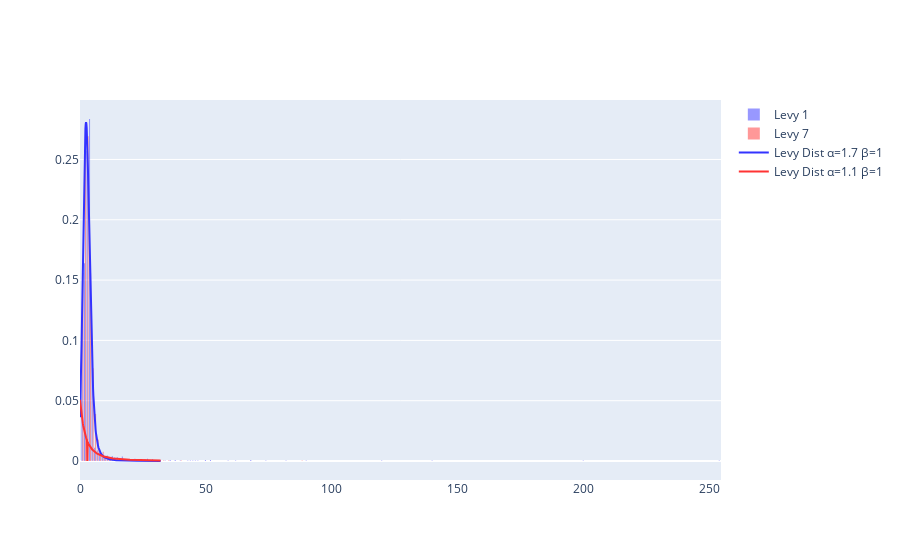

Source (notebook cell):
### Code cell
# PLot histogram
fig_met_df_4 = go.Figure()

# Histogram step-length Levy_2d_df_1
## start - Add your code here
fig_met_df_4.add_trace(
    go.Histogram(x=aux_sl_Levy_2d_df_1[:],
    name='Levy 1',
    histnorm='probability',
    xbins=dict( # bins used for histogram
        size=1
    ),
    marker_color='#3333FF',
    opacity=0.5)
)

## end - Add your code here
# Histogram step-length Levy_2d_df_7
## start - Add your code here
fig_met_df_4.add_trace(
    go.Histogram(x=aux_sl_Levy_2d_df_7[:],
    name='Levy 7',
    histnorm='probability',
    xbins=dict( # bins used for histogram
       size=1
    ),
    marker_color='#FF3333',
    opacity=0.5)
)    
## end - Add your code here

# Add origin distributions
## start - Add your code here
maxi = math.ceil(max([max(aux_sl_Levy_2d_df_7), max(aux_sl_Levy_2d_df_1)]))
print(maxi)
lf_domain = np.linspace(0, math.ceil(maxi/8), maxi)
colors = np.array(['#3333FF', '#FF3333'])
col = 0
for exp in [1.7, 1.1]:
    fig_met_df_4.add_traces(
        go.Scatter(
            x = lf_domain,
            y = np.array([levy_stable.pdf(x=i, alpha=exp, beta=lf_beta,loc=lf_std_steps) for i in lf_domain]),
            name = f'Levy Dist α={exp} β={lf_beta}',
            mode = 'lines',
            marker_color=colors[col]
        )
    )
    col += 1  
## end - Add your code here


fig_met_df_4.show()

### Figure 1 — Plotly figure (JSON) as saved in the notebook; plotly's stock layout.template omitted (floating-point values rounded to 4 significant figures; data arrays with more than 128 entries replaced by an {"elided": "..."} marker saying what was removed)
{"data": [{"histnorm": "probability", "marker": {"color": "#3333FF"}, "name": "Levy 1", "opacity": 0.5, "type": "histogram", "x": {"elided": "2183 int values"}, "xbins": {"size": 1}}, {"histnorm": "probability", "marker": {"color": "#FF3333"}, "name": "Levy 7", "opacity": 0.5, "type": "histogram", "x": {"elided": "3149 int values"}, "xbins": {"size": 1}}, {"marker": {"color": "#3333FF"}, "mode": "lines", "name": "Levy Dist α=1.7 β=1", "type": "scatter", "x": {"elided": "254 float values"}, "y": {"elided": "254 float values"}}, {"marker": {"color": "#FF3333"}, "mode": "lines", "name": "Levy Dist α=1.1 β=1", "type": "scatter", "x": {"elided": "254 float values"}, "y": {"elided": "254 float values"}}], "layout": {}}
